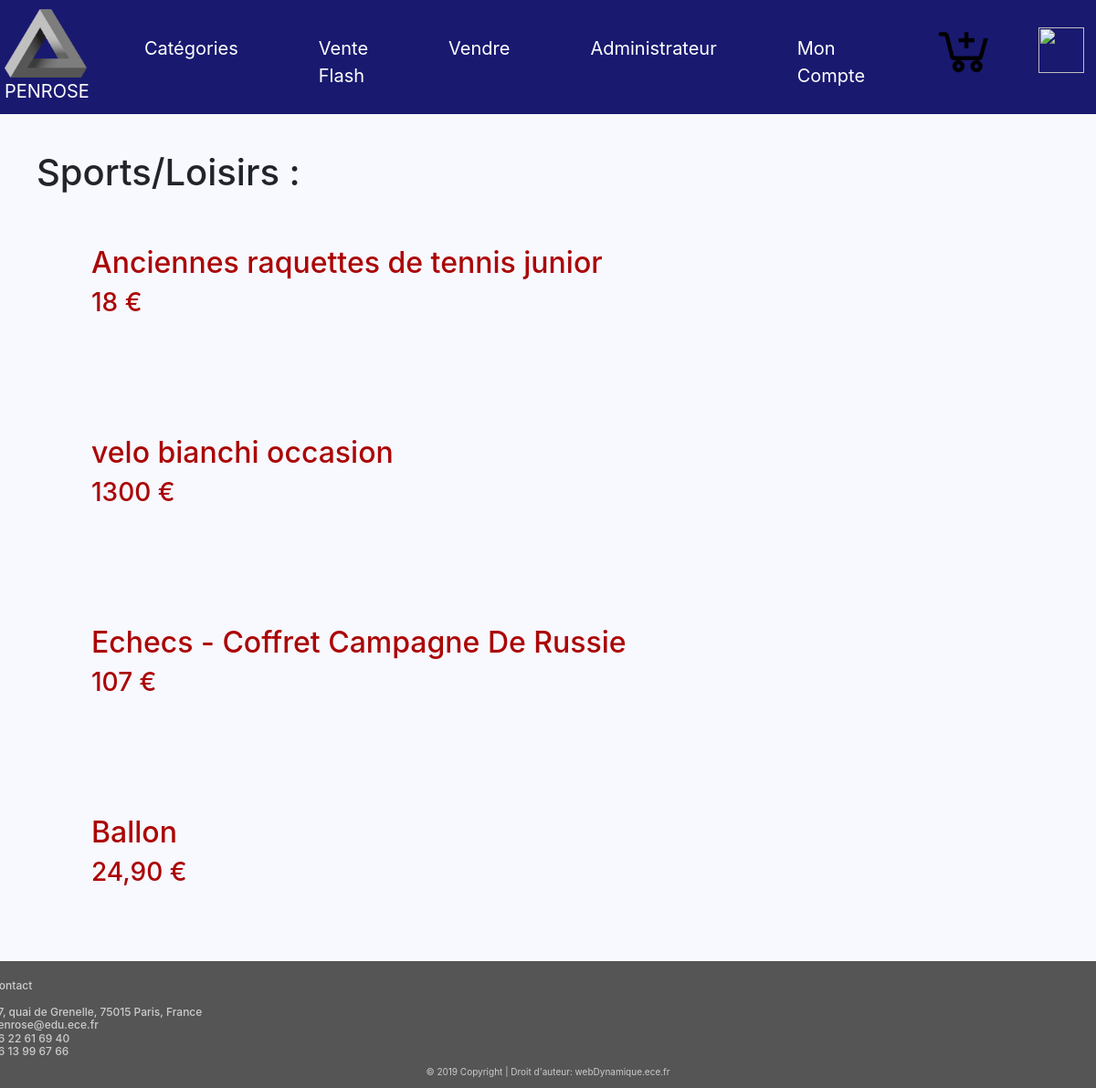
The page /liste_sport_fiche.php on the database its author committed.
### tables this page shows
CREATE TABLE IF NOT EXISTS `items` (
  `ID` int(50) NOT NULL AUTO_INCREMENT,
  `Titre` varchar(255) NOT NULL,
  `Photos` varchar(255) NOT NULL,
  `Description` varchar(1000) NOT NULL,
  `Video` varchar(255) NOT NULL,
  `Categorie` varchar(255) NOT NULL,
  `Prix` varchar(255) NOT NULL,
  PRIMARY KEY (`ID`),
  KEY `ID` (`ID`)
);

### liste_sport_fiche.php (the view, shortened to what this page needs)
<!DOCTYPE html>
<html>
<head>
<link rel="stylesheet"
href="https://stackpath.bootstrapcdn.com/bootstrap/4.1.3/css/bootstrap.min.css">
<link rel="stylesheet" type="text/css" href="styles.css">
</head>
<body>
<nav class="navbar navbar-expand-md">
<a class="navbar-brand" href="https://sites.google.com/site/tpe44lesillusionsoptiques/info-presse-classeur/le-triangle-de-penrose"><img class="logo" src="logo.png" height='75' width='90'/><br>	PENROSE</a>
<div class="collapse navbar-collapse" id="main-navigation">
<ul class="navbar-nav">
<li class="nav-item"><a class="nav-link"
href="Categorie.php">Catégories</a></li>
<li class="nav-item"><a class="nav-link" href="Venteflash.php">Vente Flash</a></li>
<li class="nav-item"><a class="nav-link"
href="verif_vendeur.php">Vendre</a></li>
<li class="nav-item"><a class="nav-link"
href="verif_admi.php">Administrateur</a></li>
<li class="nav-item"><a class="nav-link"
href="verif_acheteur.php">Mon Compte</a></li>
<a class="navbar-brand" href="Panier.php"><img class="panier" src="panier.png" height='70' width='70'> </a>
<a class="navbar-brand" href="logout.php"><img class="deco" src="Deco.png" height='50' width='50'> </a>
</ul>
</div>
</nav>
<?php
$database = "ece_amazon";
$db_handle = mysqli_connect('localhost', 'root', 'root');
$db_found = mysqli_select_db($db_handle, $database);
if($db_found)
{
	if(isset($_GET['show']))
	{
		$product=$_GET['show'];
		$sql = "SELECT * from items WHERE Titre='$product'";
		$result = mysqli_query($db_handle, $sql);
		$data = mysqli_fetch_assoc($result);
		$description=$data["Description"];
		?>
		<br>
		<div  style="margin-left: 750px; color:#AB0606; margin-top: 50px;">
			<img style="margin-left: -700px; margin-bottom: -300px;" src="<?php echo $data["Photos"];?>">
			<h1><?php echo $data["Titre"];?></h1>
			<h2 style="margin-left: 40px;"> <?php echo $data["Prix"];?> €</h2>
			<a href="Panier.php?action=ajout&amp;l=<?php echo $data["Titre"];?>&amp;q=1&amp;p=<?php echo $data["Prix"];?>&amp;ph=<?php echo $data["Photos"];?>" onclick="window(this.href, '',
'toolbar=no, location=no, directories=no, status=yes, scrollbars=yes, resizable=yes, copyhistory=no, width=600, height=350'); return false;">Ajouter au panier</a>
			<a href="liste_livre_fiche.php"><h4 style="margin-left: 40px; color:#000000;" >Retour</h4></a>
		</div><br>
		<?php
	}
	else
	{
		?><div style="margin-left: 40px; margin-top: 40px; " ><h1 > Sports/Loisirs : </h1></div><?php
		$sql = "SELECT * from items WHERE Categorie='Sports'";
		$result = mysqli_query($db_handle, $sql);
		while($data = mysqli_fetch_assoc($result))
		{
			?>
			<br><br>
			<div style="margin-left:100px;">
				<a href="?show=<?php echo $data["Titre"];?>"><h2 style="color:#AB0606;"><?php echo $data["Titre"];?></h2></a>
				<h3 style="color:#AB0606;"><?php echo $data["Prix"];?> € </h3>
			</div>
			<br/><br/><br/>
			<?php
		}
	}
	}
	?>
	<footer class="page-footer">
<div class="container">
<div class="row">
<div class="col-lg-8 col-md-8 col-sm-12">
</div>
<h4 class="contact">Contact<br> <br>
37, quai de Grenelle, 75015 Paris, France <br>
penrose@edu.ece.fr <br>
06 22 61 69 40 <br>
06 13 99 67 66</h4>
</div>
</div>
<div class="copyright">&copy; 2019 Copyright | Droit
d'auteur: webDynamique.ece.fr </div>
</footer>
</body>
</html>

### styles.css (style rules this page uses)
body { padding: 0px; margin: 0px; background: #F8F8FF; }
.navbar { background:#191970; padding: 5px; font-size: 20px; }
.logo { margin-right:0px; }
.panier { margin-left:30px; margin-top:-5px; }
.deco { margin-left:30px; margin-top:5px; }
.nav-link, .navbar-brand { color: #fff; cursor: pointer; }
.nav-link { margin-left: 1.8em !important; margin-right: 1.8em; margin-top: 0.5em !important; }
.navbar-collapse { justify-content: flex-end; }
.page-footer { background-color: #555; color: #ccc; padding: 20px; padding-bottom: 10px; margin-right: 0px; }
.contact { font-size: 12px; margin-left: -800px; }
.copyright { font-size:10px; text-align: center; }

### rows shown on the page
items: Titre "Anciennes raquettes de tennis junior", Prix "18"
items: Titre "velo bianchi occasion", Prix "1300"
items: Titre "Echecs - Coffret Campagne De Russie", Prix "107"
items: Titre "Ballon", Prix "24,90"
